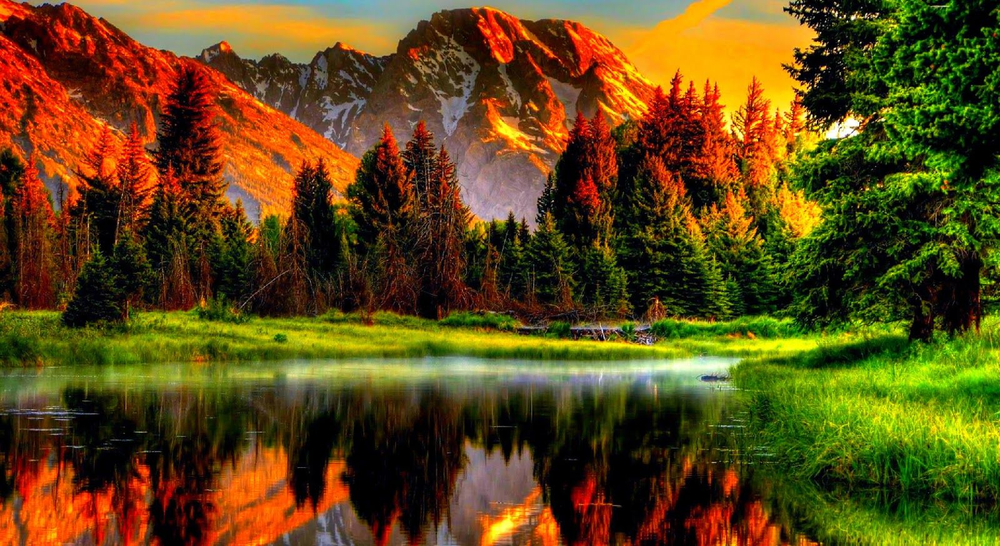
#> input picture ai21btech11015_exercise2/scenery.png, 1000 x 546 px, shrunk from 1600 x 873 before the run
$ python ai21btech11015_exercise2.py
#> lines starting #> are read from the running program, lines starting #| are printed output that depends on the picture; long printed decimals are rounded
from skimage.io import imread
from skimage.color import rgb2gray
import numpy as np
import matplotlib.pyplot as plt

# (step:1) loading the image information into a numpy nd-array
img = imread(fname='scenery.png')
#> img is the input picture: shape (546, 1000, 3); mean R, G, B 95.1, 72.5, 23.2

# (step:2) Printing the number fo pixels in the given image
print(img.shape)
#| (546, 1000, 3)

#(step:3) converting image to individual channel and printing its maximum intensity value and its index)
print('Image   :   Maximum intensity \t   Index')
for i in range(3):
     channel = np.zeros(img.shape,dtype='uint8')
     channel[:,:,i]=img[:,:,i]
     plt.imshow(channel)
     intensity = np.amax(channel)
     indx = np.where(channel == np.amax(channel))
     if i == 0:
          print(f'Red \t: \t {intensity}  \t\t {indx[0][0],indx[1][0]}')
          plt.title('Red channel')
          plt.axis(False)
          plt.savefig('Figs/red.png')
     elif i == 1:
          print(f'Green \t: \t {intensity} \t\t {indx[0][0],indx[1][0]}')
          plt.title('Green channel')
          plt.axis(False)
          plt.savefig('Figs/green.png')
     else:
          print(f'Blue \t: \t {intensity} \t\t {indx[0][0],indx[1][0]}')
          plt.title('Blue channel')
          plt.axis(False)
          plt.savefig('Figs/blue.png')
     plt.show()
#> this loop made 3 passes
#| Red 	: 	 255  		 (0, 710)
#| Green 	: 	 255 		 (17, 840)
#| Blue 	: 	 255 		 (17, 840)
#> pass 1, `plt.savefig('Figs/red.png')`:
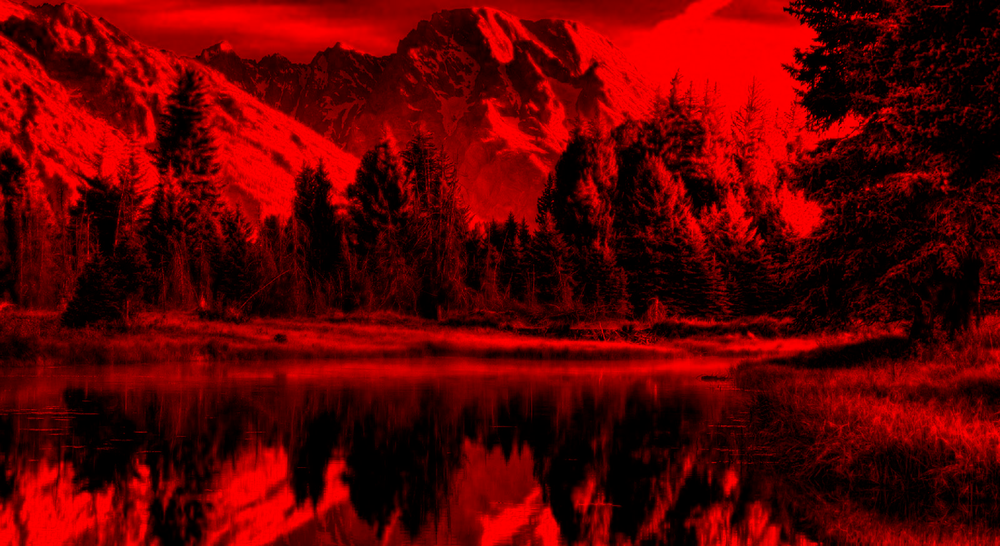
#> shown: shape (546, 1000, 3); mean R, G, B 95.1, 0, 0
#> pass 2, `plt.savefig('Figs/green.png')`:
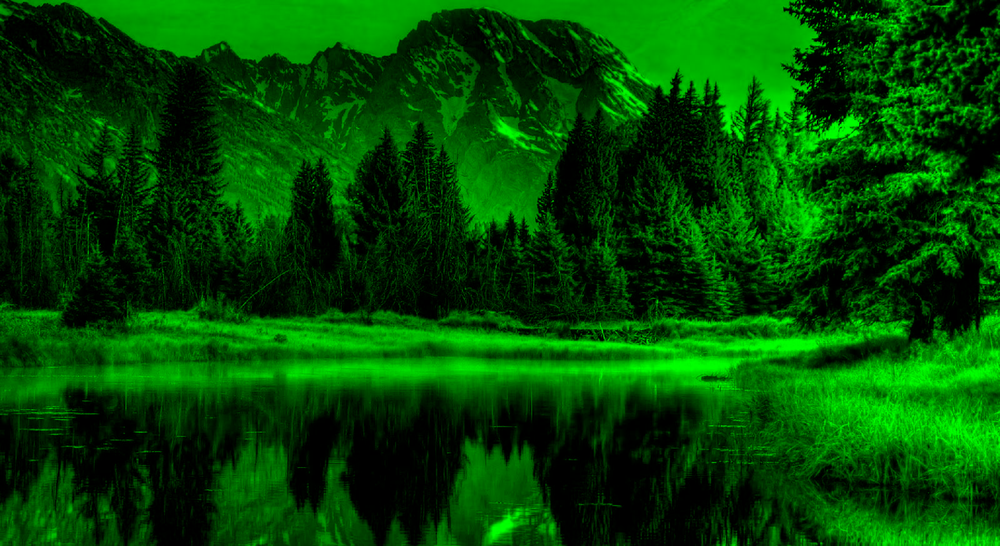
#> shown: shape (546, 1000, 3); mean R, G, B 0, 72.5, 0
#> after the loop:
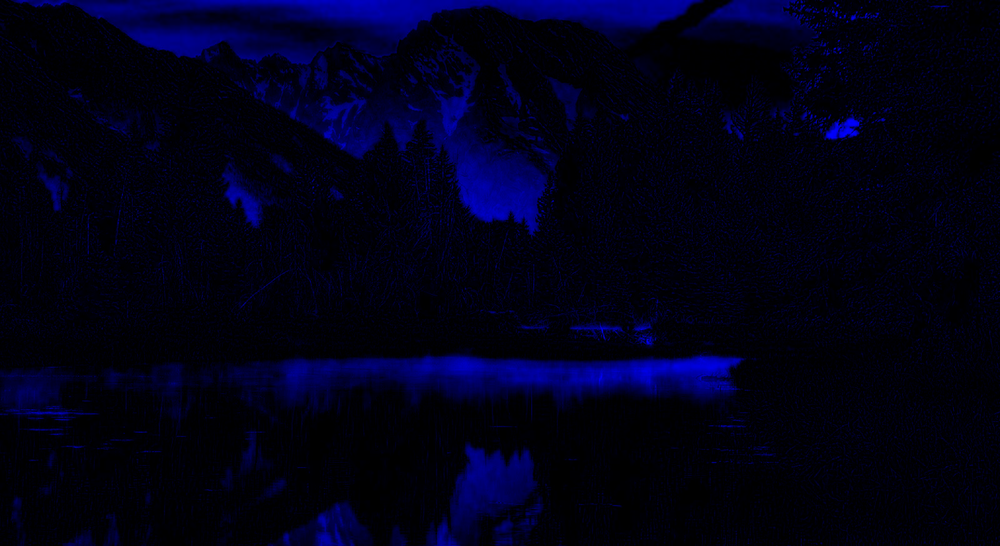
#> channel: shape (546, 1000, 3); mean R, G, B 0, 0, 23.2

#(step:4)transformations.
def mul_img(orginal,transformed,name):
     fig, ax = plt.subplots(1 , 2)
     ax[0].imshow(orginal,cmap='gray')
     ax[0].set_title("Original")
     ax[1].imshow(transformed, cmap='gray')
     ax[1].set_title(name)
     ax[0].axis(False)
     ax[1].axis(False)
     plt.tight_layout()
     plt.savefig(f'Figs/{name}.png')
     plt.show()

# converting image into grayscale
gray_image = rgb2gray(img)
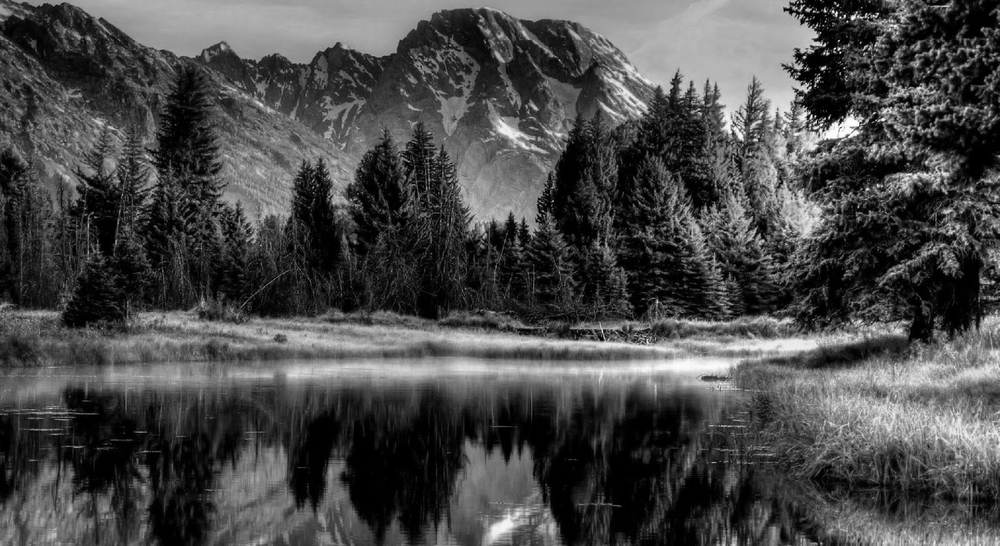
#> gray_image: shape (546, 1000) float64; min 0, max 1, mean 0.289
mul_img(img, gray_image, "Gray image")
print(f'Mean of original image array {img.mean()}')
#| Mean of original image array 63.611
print(f'Mean of transformed image array {gray_image.mean()}')
#| Mean of transformed image array 0.2892

# Flipping image horizantally
horizontal_flip = img[:, ::-1]
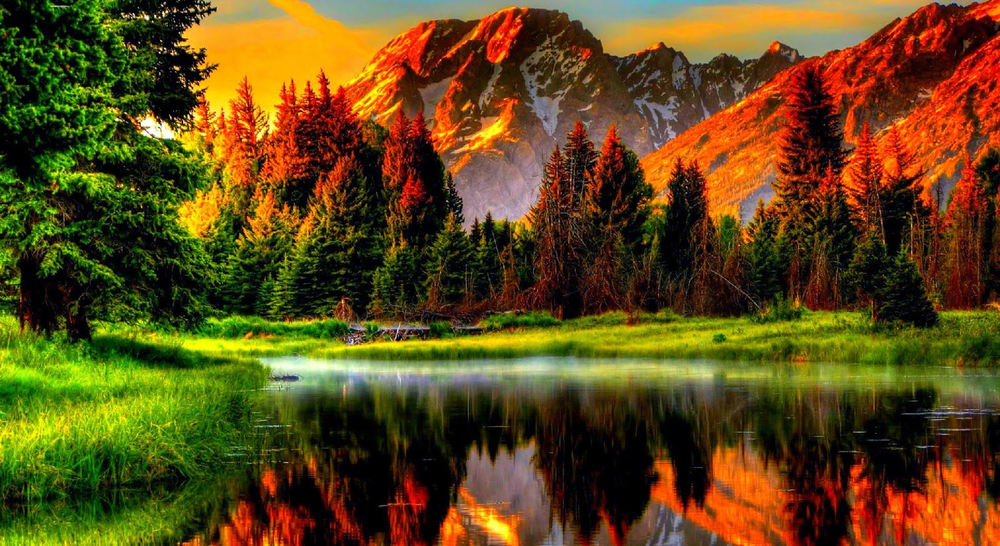
#> horizontal_flip: shape (546, 1000, 3); mean R, G, B 95.1, 72.5, 23.2
mul_img(img,horizontal_flip,"Horizantally flipped")

# Flipping image vertically
vertical_flip = img[::-1, :]
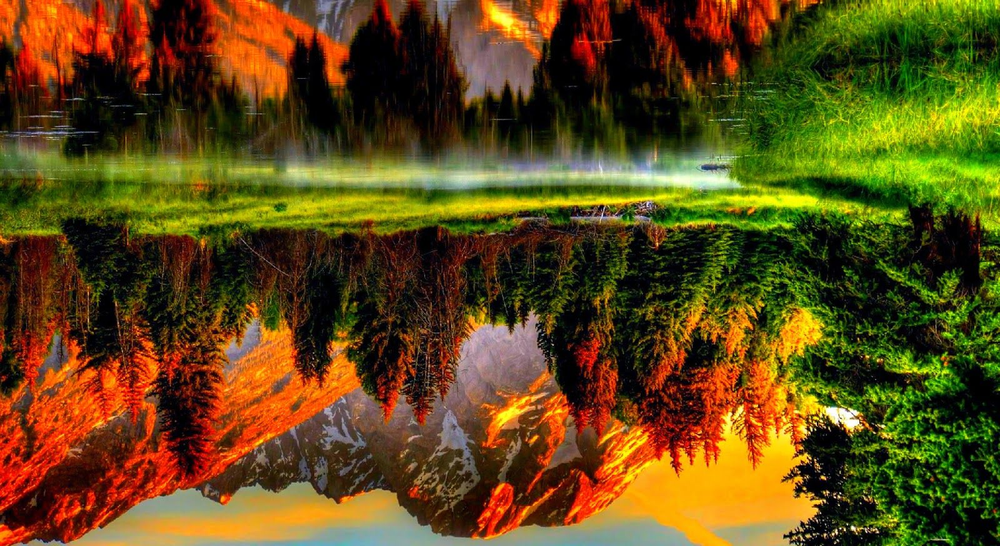
#> vertical_flip: shape (546, 1000, 3); mean R, G, B 95.1, 72.5, 23.2
mul_img(img, vertical_flip, 'Vertically flipped')
